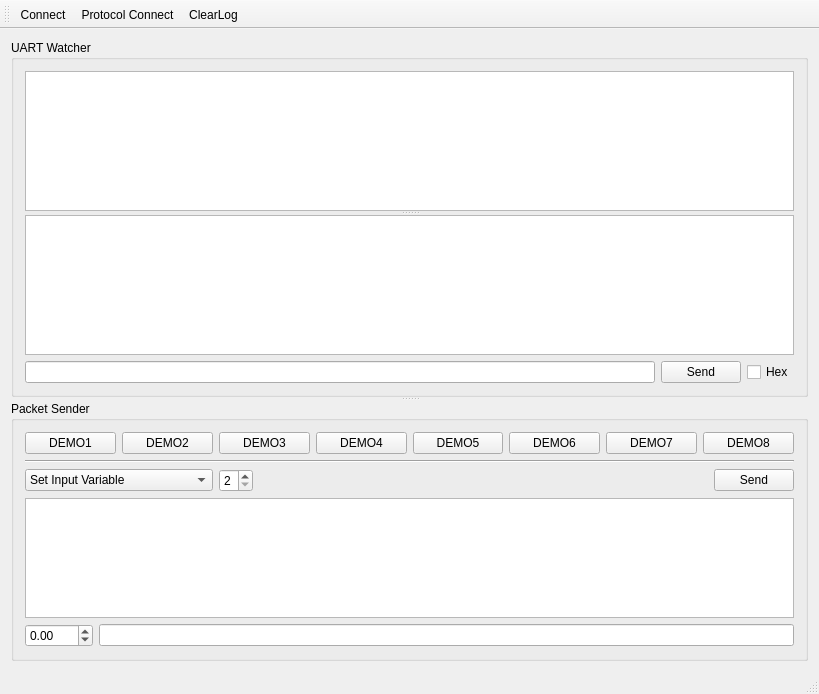
<?xml version="1.0" encoding="UTF-8"?>
<ui version="4.0">
 <class>MainWindow</class>
 <widget class="QMainWindow" name="MainWindow">
  <property name="geometry">
   <rect>
    <x>0</x>
    <y>0</y>
    <width>819</width>
    <height>694</height>
   </rect>
  </property>
  <property name="windowTitle">
   <string>MainWindow</string>
  </property>
  <widget class="QWidget" name="centralWidget">
   <layout class="QVBoxLayout" name="verticalLayout_3">
    <item>
     <widget class="QSplitter" name="splitter_2">
      <property name="orientation">
       <enum>Qt::Vertical</enum>
      </property>
      <widget class="QGroupBox" name="groupBox_2">
       <property name="title">
        <string>UART Watcher</string>
       </property>
       <layout class="QVBoxLayout" name="verticalLayout">
        <item>
         <widget class="QSplitter" name="splitter">
          <property name="orientation">
           <enum>Qt::Vertical</enum>
          </property>
          <widget class="QPlainTextEdit" name="plainTextEdit_raw_orig"/>
          <widget class="QPlainTextEdit" name="plainTextEdit_raw_hex"/>
         </widget>
        </item>
        <item>
         <layout class="QHBoxLayout" name="horizontalLayout">
          <item>
           <widget class="QLineEdit" name="lineEdit_Send"/>
          </item>
          <item>
           <widget class="QPushButton" name="pushButton_send">
            <property name="text">
             <string>Send</string>
            </property>
           </widget>
          </item>
          <item>
           <widget class="QCheckBox" name="checkBox_hex">
            <property name="text">
             <string>Hex</string>
            </property>
           </widget>
          </item>
         </layout>
        </item>
       </layout>
      </widget>
      <widget class="QGroupBox" name="groupBox">
       <property name="title">
        <string>Packet Sender</string>
       </property>
       <layout class="QVBoxLayout" name="verticalLayout_2">
        <item>
         <layout class="QHBoxLayout" name="horizontalLayout_2">
          <item>
           <widget class="QPushButton" name="pushButton_demo_1">
            <property name="text">
             <string>DEMO1</string>
            </property>
           </widget>
          </item>
          <item>
           <widget class="QPushButton" name="pushButton_demo_2">
            <property name="text">
             <string>DEMO2</string>
            </property>
           </widget>
          </item>
          <item>
           <widget class="QPushButton" name="pushButton_demo_3">
            <property name="text">
             <string>DEMO3</string>
            </property>
           </widget>
          </item>
          <item>
           <widget class="QPushButton" name="pushButton_demo_4">
            <property name="text">
             <string>DEMO4</string>
            </property>
           </widget>
          </item>
          <item>
           <widget class="QPushButton" name="pushButton_demo_5">
            <property name="text">
             <string>DEMO5</string>
            </property>
           </widget>
          </item>
          <item>
           <widget class="QPushButton" name="pushButton_demo_6">
            <property name="text">
             <string>DEMO6</string>
            </property>
           </widget>
          </item>
          <item>
           <widget class="QPushButton" name="pushButton_demo_7">
            <property name="text">
             <string>DEMO7</string>
            </property>
           </widget>
          </item>
          <item>
           <widget class="QPushButton" name="pushButton_demo_8">
            <property name="text">
             <string>DEMO8</string>
            </property>
           </widget>
          </item>
         </layout>
        </item>
        <item>
         <widget class="Line" name="line">
          <property name="orientation">
           <enum>Qt::Horizontal</enum>
          </property>
         </widget>
        </item>
        <item>
         <layout class="QHBoxLayout" name="horizontalLayout_5">
          <item>
           <widget class="QComboBox" name="comboBox">
            <item>
             <property name="text">
              <string>Set Input Variable</string>
             </property>
            </item>
            <item>
             <property name="text">
              <string>Get Output Variable</string>
             </property>
            </item>
            <item>
             <property name="text">
              <string>Set Function Block Diagram</string>
             </property>
            </item>
            <item>
             <property name="text">
              <string>Get Input Block List</string>
             </property>
            </item>
            <item>
             <property name="text">
              <string>Get Output Block List</string>
             </property>
            </item>
            <item>
             <property name="text">
              <string>Get Function Block List</string>
             </property>
            </item>
            <item>
             <property name="text">
              <string>Start Function Block Diagram</string>
             </property>
            </item>
            <item>
             <property name="text">
              <string>Stop Function Block Diagram</string>
             </property>
            </item>
           </widget>
          </item>
          <item>
           <widget class="QSpinBox" name="spinBox_target">
            <property name="minimum">
             <number>2</number>
            </property>
            <property name="maximum">
             <number>255</number>
            </property>
            <property name="displayIntegerBase">
             <number>16</number>
            </property>
           </widget>
          </item>
          <item>
           <spacer name="horizontalSpacer">
            <property name="orientation">
             <enum>Qt::Horizontal</enum>
            </property>
            <property name="sizeHint" stdset="0">
             <size>
              <width>40</width>
              <height>20</height>
             </size>
            </property>
           </spacer>
          </item>
          <item>
           <widget class="QPushButton" name="pushButton_send_cmd">
            <property name="text">
             <string>Send</string>
            </property>
           </widget>
          </item>
         </layout>
        </item>
        <item>
         <widget class="QPlainTextEdit" name="plainTextEdit_send_payload"/>
        </item>
        <item>
         <layout class="QHBoxLayout" name="horizontalLayout_3">
          <item>
           <widget class="QDoubleSpinBox" name="doubleSpinBox">
            <property name="minimum">
             <double>-100.000000000000000</double>
            </property>
            <property name="maximum">
             <double>100.000000000000000</double>
            </property>
           </widget>
          </item>
          <item>
           <widget class="QLineEdit" name="lineEdit_to_hex"/>
          </item>
         </layout>
        </item>
       </layout>
      </widget>
     </widget>
    </item>
   </layout>
  </widget>
  <widget class="QMenuBar" name="menuBar">
   <property name="geometry">
    <rect>
     <x>0</x>
     <y>0</y>
     <width>819</width>
     <height>25</height>
    </rect>
   </property>
  </widget>
  <widget class="QToolBar" name="mainToolBar">
   <attribute name="toolBarArea">
    <enum>TopToolBarArea</enum>
   </attribute>
   <attribute name="toolBarBreak">
    <bool>false</bool>
   </attribute>
   <addaction name="actionConnect"/>
   <addaction name="actionProtocol_Connect"/>
   <addaction name="actionClearLog"/>
  </widget>
  <widget class="QStatusBar" name="statusBar"/>
  <action name="actionConnect">
   <property name="checkable">
    <bool>true</bool>
   </property>
   <property name="icon">
    <iconset resource="icons.qrc">
     <normaloff>:/icons/icon/unlink-symbol (1).png</normaloff>
     <normalon>:/icons/icon/link-symbol (3).png</normalon>
     <disabledon>:/icons/icon/link-green.png</disabledon>:/icons/icon/unlink-symbol (1).png</iconset>
   </property>
   <property name="text">
    <string>Connect</string>
   </property>
   <property name="toolTip">
    <string>Click to setup a connection</string>
   </property>
  </action>
  <action name="actionProtocol_Connect">
   <property name="checkable">
    <bool>true</bool>
   </property>
   <property name="icon">
    <iconset resource="icons.qrc">
     <normaloff>:/icons/icon/pause.png</normaloff>
     <normalon>:/icons/icon/play-button.png</normalon>:/icons/icon/pause.png</iconset>
   </property>
   <property name="text">
    <string>Protocol Connect</string>
   </property>
   <property name="toolTip">
    <string>Protocol Connect</string>
   </property>
  </action>
  <action name="actionClearLog">
   <property name="icon">
    <iconset resource="icons.qrc">
     <normaloff>:/icons/icon/garbage1.png</normaloff>:/icons/icon/garbage1.png</iconset>
   </property>
   <property name="text">
    <string>ClearLog</string>
   </property>
  </action>
 </widget>
 <layoutdefault spacing="6" margin="11"/>
 <resources>
  <include location="icons.qrc"/>
 </resources>
 <connections/>
</ui>
